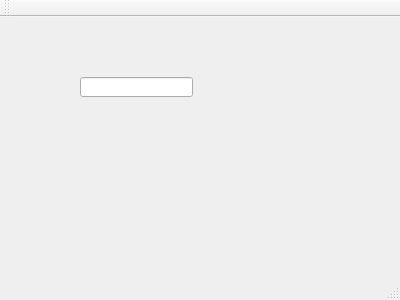
<?xml version="1.0" encoding="UTF-8"?>
<ui version="4.0">
 <class>MainWindow</class>
 <widget class="QMainWindow" name="MainWindow">
  <property name="geometry">
   <rect>
    <x>0</x>
    <y>0</y>
    <width>400</width>
    <height>300</height>
   </rect>
  </property>
  <property name="windowTitle">
   <string>MainWindow</string>
  </property>
  <widget class="QWidget" name="centralWidget">
   <widget class="QLineEdit" name="lineEdit">
    <property name="geometry">
     <rect>
      <x>80</x>
      <y>60</y>
      <width>113</width>
      <height>20</height>
     </rect>
    </property>
   </widget>
  </widget>
  <widget class="QMenuBar" name="menuBar">
   <property name="geometry">
    <rect>
     <x>0</x>
     <y>0</y>
     <width>400</width>
     <height>23</height>
    </rect>
   </property>
  </widget>
  <widget class="QToolBar" name="mainToolBar">
   <attribute name="toolBarArea">
    <enum>TopToolBarArea</enum>
   </attribute>
   <attribute name="toolBarBreak">
    <bool>false</bool>
   </attribute>
  </widget>
  <widget class="QStatusBar" name="statusBar"/>
 </widget>
 <layoutdefault spacing="6" margin="11"/>
 <resources/>
 <connections/>
</ui>
